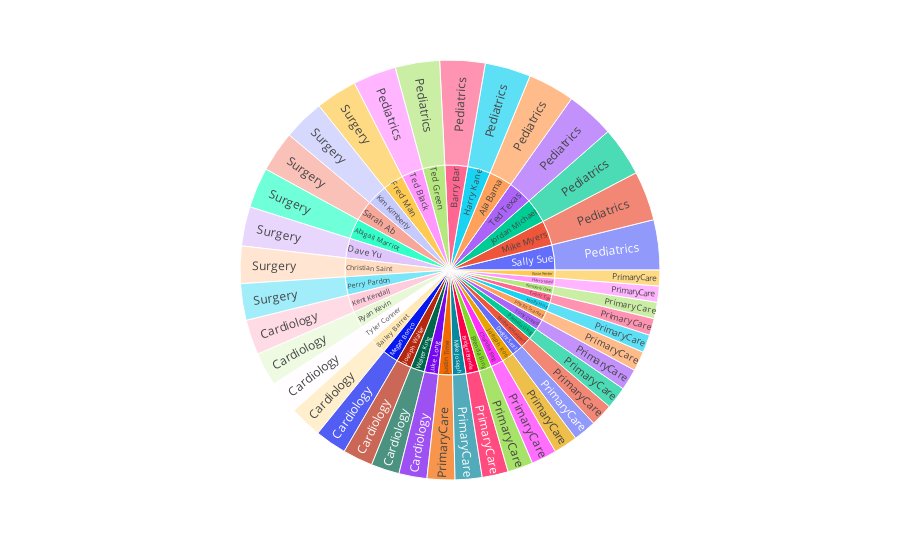

Source (notebook cell):
### Code cell
Providers['ProviderDateOnStaff']=pd.to_datetime(Providers['ProviderDateOnStaff'],format='%m/%d/%Y %I:%M:%S %p')
Providers['Experience']=pd.to_datetime('today')-Providers['ProviderDateOnStaff']  
fig=px.sunburst(Providers,path=['ProviderName','ProviderSpecialty'],values='Experience')
fig.show()

### Figure 1 — Plotly figure (JSON) as saved in the notebook; plotly's stock layout.template omitted (floating-point values rounded to 4 significant figures)
{"data": [{"branchvalues": "total", "domain": {"x": [0, 1], "y": [0, 1]}, "hovertemplate": "labels=%{label}<br>Experience=%{value}<br>parent=%{parent}<br>id=%{id}<extra></extra>", "ids": ["Bailey Barret/Cardiology", "Joesph Walter/Cardiology", "Kent Kendall/Cardiology", "Luke Long/Cardiology", "Megan Bonco/Cardiology", "Ryan Kevin/Cardiology", "Tyler Conner/Cardiology", "Walter King/Cardiology", "Ala Bama/Pediatrics", "Barry Bar/Pediatrics", "Harry Kane/Pediatrics", "Jordan Michael/Pediatrics", "Mike Myers/Pediatrics", "Sally Sue/Pediatrics", "Ted Black/Pediatrics", "Ted Green/Pediatrics", "Ted Texas/Pediatrics", "Brenda Bing/PrimaryCare", "Bridget Brenda/PrimaryCare", "Chandler Bing/PrimaryCare", "Dwight Scott/PrimaryCare", "Harry West/PrimaryCare", "Holly Hue/PrimaryCare", "Joesph Ross/PrimaryCare", "Justin Time/PrimaryCare", "Kimberly Cone/PrimaryCare", "Michael Halpert/PrimaryCare", "Mike Joseph/PrimaryCare", "Pamela Ding/PrimaryCare", "Phyllis Stanley/PrimaryCare", "Rosie Renter/PrimaryCare", "Tony Creed/PrimaryCare", "Trent Tye/PrimaryCare", "Abigail Marriot/Surgery", "Christian Saint/Surgery", "Dave Yu/Surgery", "Fred Man/Surgery", "Kim Kimberly/Surgery", "Perry Pardon/Surgery", "Sarah Ab/Surgery", "Abigail Marriot", "Ala Bama", "Bailey Barret", "Barry Bar", "Brenda Bing", "Bridget Brenda", "Chandler Bing", "Christian Saint", "Dave Yu", "Dwight Scott", "Fred Man", "Harry Kane", "Harry West", "Holly Hue", "Joesph Ross", "Joesph Walter", "Jordan Michael", "Justin Time", "Kent Kendall", "Kim Kimberly", "Kimberly Cone", "Luke Long", "Megan Bonco", "Michael Halpert", "Mike Joseph", "Mike Myers", "Pamela Ding", "Perry Pardon", "Phyllis Stanley", "Rosie Renter", "Ryan Kevin", "Sally Sue", "Sarah Ab", "Ted Black", "Ted Green", "Ted Texas", "Tony Creed", "Trent Tye", "Tyler Conner", "Walter King"], "labels": ["Cardiology", "Cardiology", "Cardiology", "Cardiology", "Cardiology", "Cardiology", "Cardiology", "Cardiology", "Pediatrics", "Pediatrics", "Pediatrics", "Pediatrics", "Pediatrics", "Pediatrics", "Pediatrics", "Pediatrics", "Pediatrics", "PrimaryCare", "PrimaryCare", "PrimaryCare", "PrimaryCare", "PrimaryCare", "PrimaryCare", "PrimaryCare", "PrimaryCare", "PrimaryCare", "PrimaryCare", "PrimaryCare", "PrimaryCare", "PrimaryCare", "PrimaryCare", "PrimaryCare", "PrimaryCare", "Surgery", "Surgery", "Surgery", "Surgery", "Surgery", "Surgery", "Surgery", "Abigail Marriot", "Ala Bama", "Bailey Barret", "Barry Bar", "Brenda Bing", "Bridget Brenda", "Chandler Bing", "Christian Saint", "Dave Yu", "Dwight Scott", "Fred Man", "Harry Kane", "Harry West", "Holly Hue", "Joesph Ross", "Joesph Walter", "Jordan Michael", "Justin Time", "Kent Kendall", "Kim Kimberly", "Kimberly Cone", "Luke Long", "Megan Bonco", "Michael Halpert", "Mike Joseph", "Mike Myers", "Pamela Ding", "Perry Pardon", "Phyllis Stanley", "Rosie Renter", "Ryan Kevin", "Sally Sue", "Sarah Ab", "Ted Black", "Ted Green", "Ted Texas", "Tony Creed", "Trent Tye", "Tyler Conner", "Walter King"], "name": "", "parents": ["Bailey Barret", "Joesph Walter", "Kent Kendall", "Luke Long", "Megan Bonco", "Ryan Kevin", "Tyler Conner", "Walter King", "Ala Bama", "Barry Bar", "Harry Kane", "Jordan Michael", "Mike Myers", "Sally Sue", "Ted Black", "Ted Green", "Ted Texas", "Brenda Bing", "Bridget Brenda", "Chandler Bing", "Dwight Scott", "Harry West", "Holly Hue", "Joesph Ross", "Justin Time", "Kimberly Cone", "Michael Halpert", "Mike Joseph", "Pamela Ding", "Phyllis Stanley", "Rosie Renter", "Tony Creed", "Trent Tye", "Abigail Marriot", "Christian Saint", "Dave Yu", "Fred Man", "Kim Kimberly", "Perry Pardon", "Sarah Ab", "", "", "", "", "", "", "", "", "", "", "", "", "", "", "", "", "", "", "", "", "", "", "", "", "", "", "", "", "", "", "", "", "", "", "", "", "", "", "", ""], "type": "sunburst", "values": [620327915411381000, 574206221469381000, 672703552671381000, 535540068828381000, 604670515044381000, 639144470812381000, 624004965180381000, 539521947520381000, 892017037752381000, 864741226831381000, 875424922280381000, 940765958903381000, 945422647895381000, 955877065590381000, 825297795379381000, 848286573051381000, 925041033291381000, 486298229798381000, 498540639447381000, 484652055148381000, 441641321003381000, 307962142439381000, 341202543569381000, 455555872607381000, 530858268752381000, 312437226230381000, 429872984149381000, 514313864505381000, 423725075935381000, 377111902368381000, 302822190006381000, 409259578788381000, 323718724453381000, 771195519885381000, 714388305264381000, 751309528154381000, 791624226796381000, 786911816122381000, 699658507728381000, 778305704828381000, 771195519885381000, 892017037752381000, 620327915411381000, 864741226831381000, 486298229798381000, 498540639447381000, 484652055148381000, 714388305264381000, 751309528154381000, 441641321003381000, 791624226796381000, 875424922280381000, 307962142439381000, 341202543569381000, 455555872607381000, 574206221469381000, 940765958903381000, 530858268752381000, 672703552671381000, 786911816122381000, 312437226230381000, 535540068828381000, 604670515044381000, 429872984149381000, 514313864505381000, 945422647895381000, 423725075935381000, 699658507728381000, 377111902368381000, 302822190006381000, 639144470812381000, 955877065590381000, 778305704828381000, 825297795379381000, 848286573051381000, 925041033291381000, 409259578788381000, 323718724453381000, 624004965180381000, 539521947520381000]}], "layout": {"legend": {"tracegroupgap": 0}, "margin": {"t": 60}}}
